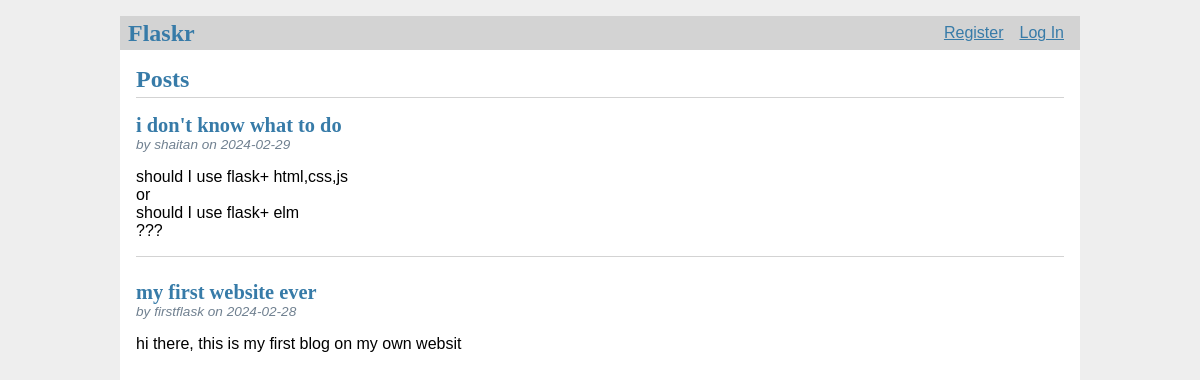
The page / on the database its author committed.
### tables this page shows
CREATE TABLE post (
  id INTEGER PRIMARY KEY AUTOINCREMENT,
  author_id INTEGER NOT NULL,
  created TIMESTAMP NOT NULL DEFAULT CURRENT_TIMESTAMP,
  title TEXT NOT NULL,
  body TEXT NOT NULL,
  FOREIGN KEY (author_id) REFERENCES user (id)
);

CREATE TABLE user (
  id INTEGER PRIMARY KEY AUTOINCREMENT,
  username TEXT UNIQUE NOT NULL,
  password TEXT NOT NULL
);

### flaskr/blog.py (the view)
@bp.route('/')
def index():
    db = get_db()
    posts = db.execute(
        'SELECT p.id, title, body, created, author_id, username'
        ' FROM post p JOIN user u ON p.author_id = u.id'
        ' ORDER BY created DESC'
    ).fetchall()
    return render_template('blog/index.html', posts=posts)

### flaskr/auth.py (called while the page is built)
@bp.before_app_request
def load_logged_in_user():
    user_id = session.get('user_id')
    if user_id is None:
        g.user = None
    else:
        g.user = get_db().execute(
            'SELECT * FROM user WHERE id = ?', (user_id,)
        ).fetchone()

### flaskr/db.py (called while the page is built)
def get_db():
    if 'db' not in g:
        g.db = sqlite3.connect(
            current_app.config['DATABASE'],
            detect_types=sqlite3.PARSE_DECLTYPES
        )
        g.db.row_factory = sqlite3.Row
    return g.db

### flaskr/templates/blog/index.html (shortened to what this page needs)
{% extends 'base.html' %}
{% block header %}
  <h1>{% block title %}Posts{% endblock %}</h1>
{% endblock %}
{% block content %}
  {% for post in posts %}
    <article class="post">
      <header>
        <div>
          <h1>{{ post['title'] }}</h1>
          <div class="about">by {{ post['username'] }} on {{ post['created'].strftime('%Y-%m-%d') }}</div>
        </div>
      </header>
      <p class="body">{{ post['body'] }}</p>
    </article>
    {% if not loop.last %}
      <hr>
    {% endif %}
  {% endfor %}
{% endblock %}

### flaskr/templates/base.html (shortened to what this page needs)
<!doctype html>
<link rel="stylesheet" href="{{ url_for('static', filename='style.css') }}">
<nav>
  <h1>Flaskr</h1>
  <ul>
    {% if g.user %}
      <li><span>{{ g.user['username'] }}</span>
      <li><a href="{{ url_for('auth.logout') }}">Log Out</a>
    {% else %}
      <li><a href="{{ url_for('auth.register') }}">Register</a>
      <li><a href="{{ url_for('auth.login') }}">Log In</a>
    {% endif %}
  </ul>
</nav>
<section class="content">
  <header>
    {% block header %}{% endblock %}
  </header>
  {% block content %}{% endblock %}
</section>

### flaskr/static/style.css (style rules this page uses)
h1 { font-family: serif; color: #377ba8; margin: 1rem 0; }
a { color: #377ba8; }
hr { border: none; border-top: 1px solid lightgray; }
nav { background: lightgray; display: flex; align-items: center; padding: 0 0.5rem; }
nav h1 { flex: auto; margin: 0; }
nav ul { display: flex; list-style: none; margin: 0; padding: 0; }
nav ul li a, nav ul li span, header .action { display: block; padding: 0.5rem; }
.content { padding: 0 1rem 1rem; }
.content > header { border-bottom: 1px solid lightgray; display: flex; align-items: flex-end; }
.content > header h1 { flex: auto; margin: 1rem 0 0.25rem 0; }
.post > header { display: flex; align-items: flex-end; font-size: 0.85em; }
.post > header > div:first-of-type { flex: auto; }
.post > header h1 { font-size: 1.5em; margin-bottom: 0; }
.post .about { color: slategray; font-style: italic; }
.post .body { white-space: pre-line; }
.content:last-child { margin-bottom: 0; }

### rows shown on the page
post: title "i don't know what to do", username "shaitan", created "2024-02-29", body "should I use flask+ html,css,js or should I use flask+ elm ???"
post: title "my first website ever", username "firstflask", created "2024-02-28", body "hi there, this is my first blog on my own websit"
